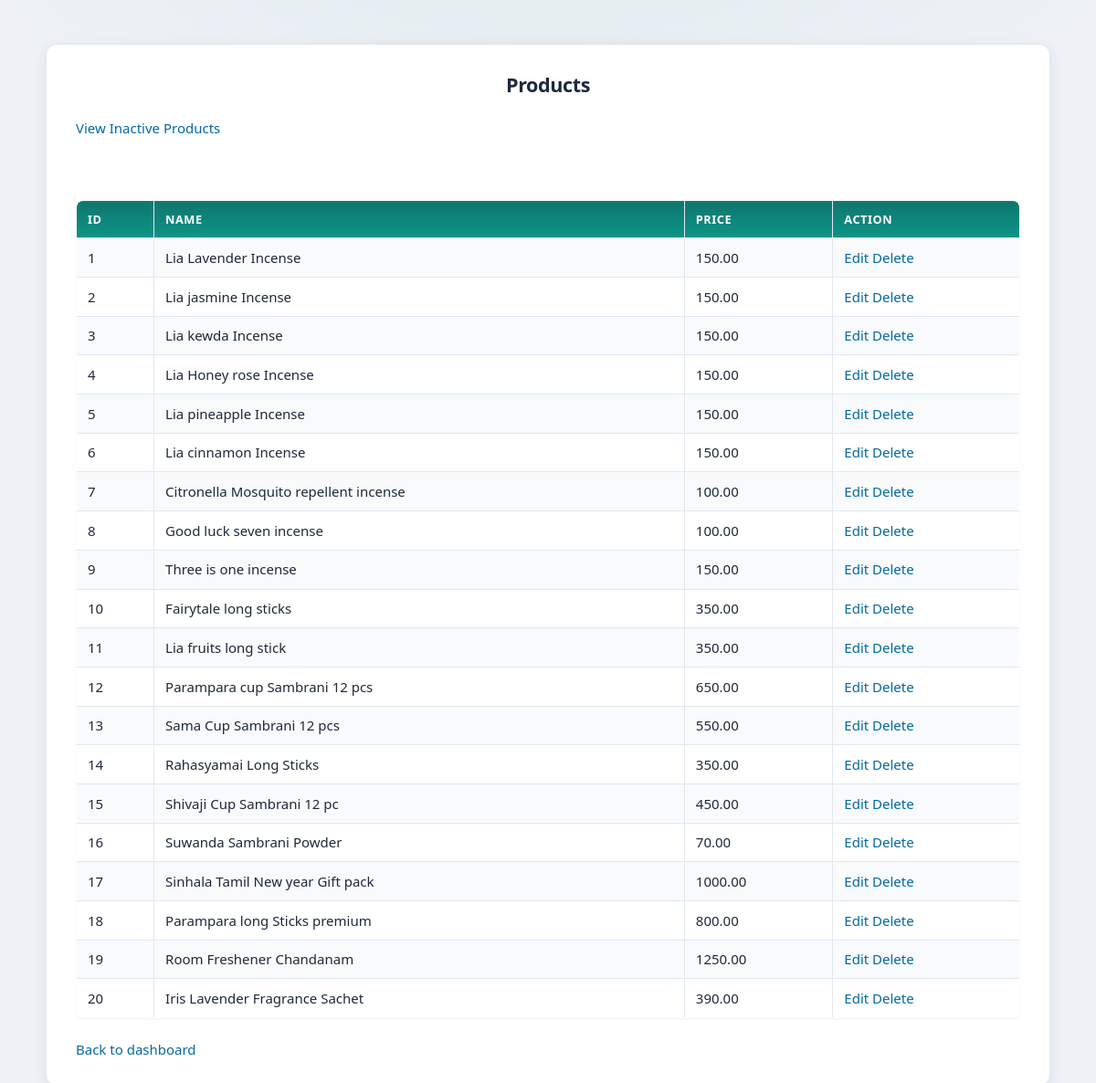
Before: /products.php (signed in) with the older database file.
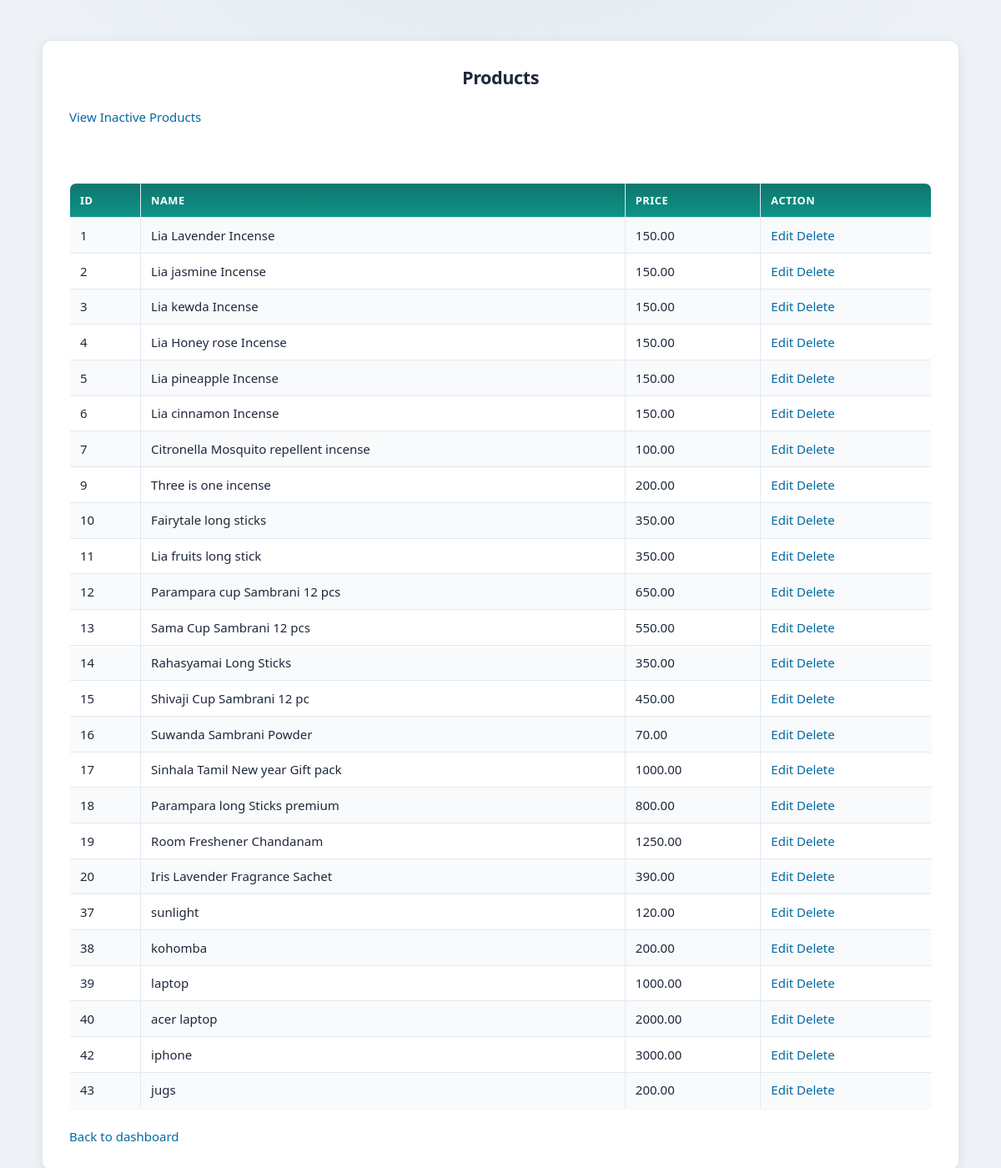
After: the same page with the newer database file.
### tables this page shows
CREATE TABLE IF NOT EXISTS `product` (
  `product_id` int NOT NULL AUTO_INCREMENT,
  `product_name` varchar(100) NOT NULL,
  `unit_price` decimal(10,2) NOT NULL,
  `category_id` int NOT NULL,
  `stock` int DEFAULT '0',
  `status` varchar(20) DEFAULT 'active',
  PRIMARY KEY (`product_id`),
  UNIQUE KEY `product_name` (`product_name`),
  KEY `category_id` (`category_id`)
);

### includes/roles.php (called while the page is built, shortened)
<?php
function normalize_user_role($role)
{
    $r = strtolower(trim(preg_replace('/\s+/', '_', (string) $role)));
    return $r;
}
function role_dashboard_path($role)
{
    $role = normalize_user_role($role);
    switch ($role) {
        case 'admin':
            return 'admin/dashboard.php';
    }
}

### products.php (the view, shortened to what this page needs)
<?php
include 'includes/config.php';
$result = mysqli_query($conn,"SELECT * FROM product WHERE status='active'");
?>
<!DOCTYPE html>
<html>
<head>
    <link rel="stylesheet" href="style.css">
</head>
<body>
<div class="login-box">
<h2>Products</h2>
<a href="inactive_products.php">View Inactive Products</a>
<br><br>
<br><br>
<table border="1" width="100%">
<tr>
    <th>ID</th>
    <th>Name</th>
    <th>Price</th>
    <th>Action</th>
</tr>
<?php while($row = mysqli_fetch_assoc($result)): ?>
<tr>
    <td><?php echo $row['product_id']; ?></td>
    <td><?php echo $row['product_name']; ?></td>
    <td><?php echo $row['unit_price']; ?></td>
    <td>
        <a href="edit_product.php?id=<?php echo $row['product_id']; ?>">Edit</a>
        <a href="delete_product.php?id=<?php echo $row['product_id']; ?>"
        onclick="return confirm('Are you sure you want to delete this product?')">
        Delete
        </a>
    </td>
</tr>
<?php endwhile; ?>
</table>
<br>
<a href="<?php echo htmlspecialchars(APP_BASE . '/' . role_dashboard_path($_SESSION['role'])); ?>">
    Back to dashboard
</a>
</div>
</body>
</html>

Changed rows visible on the page:
no longer on this page (row edited): product: product_id "8", product_name "Good luck seven incense", unit_price "100.00"
changed product "Three is one incense": unit_price "150.00" → "200.00"
added product: product_id "37", product_name "sunlight", unit_price "120.00"
added product: product_id "38", product_name "kohomba", unit_price "200.00"
added product: product_id "39", product_name "laptop", unit_price "1000.00"
added product: product_id "40", product_name "acer laptop", unit_price "2000.00"
added product: product_id "42", product_name "iphone", unit_price "3000.00"
added product: product_id "43", product_name "jugs", unit_price "200.00"
